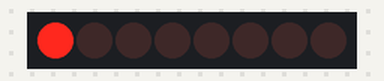
The sketch below on a simulated Arduino Uno, built with avr-gcc and run on an emulated ATmega328P. Parts: 8 shift-register outputs drawn as a row of LEDs (first output left, lit = HIGH). Wiring (inferred from the names in the program): shift register (74HC595): data pin 2; shift clock pin 5; latch pin 4; MR pin 7. Wiring (inferred from the signals the program sends): row of LEDs: on Q0, Q1, Q2, Q3, Q4, Q5, Q6, Q7. What the sketch prints to the serial monitor is not drawn.

Above: at 0.6 s.
At 5.1 s:
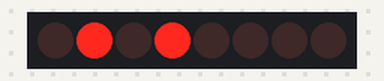
At 10.1 s:
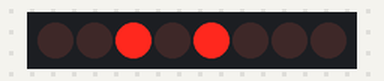
At 19.6 s:
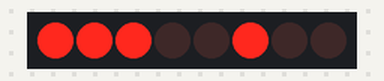
At 29.1 s:
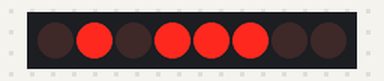
At 39.1 s:
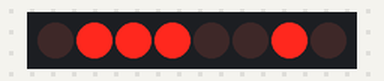
Timing chart, 0 to 40.0 s (numbered marks = the images above):
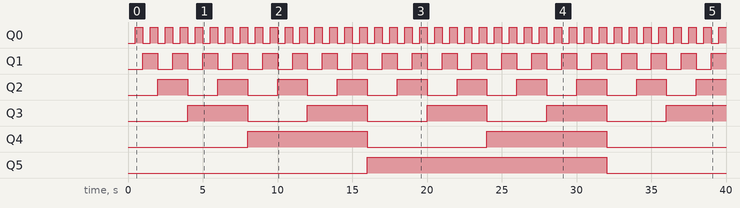

The sketch:

inlandProject16.ino
```cpp
int clearPin = 7;
int serialData = 2;
int shiftClock = 5;
int latchClock = 4;
//int clearBtn = 13;

void setup() {
  // put your setup code here, to run once:
  Serial.begin(9600);

  pinMode(clearPin, OUTPUT);
  pinMode(shiftClock, OUTPUT);
  pinMode(latchClock, OUTPUT);
  pinMode(serialData, OUTPUT);
//pinMode(clearBtn, INPUT);

  digitalWrite(clearPin, LOW);
  digitalWrite(clearPin, HIGH);
}

void loop() {
  // put your main code here, to run repeatedly:

  for(int shiftCount = 0; shiftCount < 256; shiftCount++){

      digitalWrite(latchClock,LOW);
      shiftOut(serialData, shiftClock, MSBFIRST, shiftCount);
      digitalWrite(latchClock, HIGH);

      Serial.print(shiftCount);
//      Serial.print(" ");
//      Serial.println(digitalRead(clearBtn));

      delay(500);

//      if (digitalRead(clearBtn)){
//        digitalWrite(clearPin, LOW);
//        digitalWrite(clearPin, HIGH);
//        shiftCount = 0;
//        Serial.println("fuck");
//      }
   }
}
```

Measured:
- by itself, Q0: alternates HIGH for 0.50 s and LOW for 0.50 s
- by itself, Q1: alternates HIGH for 1.0 s and LOW for 1.0 s
- by itself, Q2: alternates HIGH for 2.0 s and LOW for 2.0 s
- by itself, Q3: alternates HIGH for 4.0 s and LOW for 4.0 s
- by itself, Q4: alternates HIGH for 8.0 s and LOW for 8.0 s
- by itself, Q5: LOW → HIGH at 16.0 s, → LOW 16.0 s later
